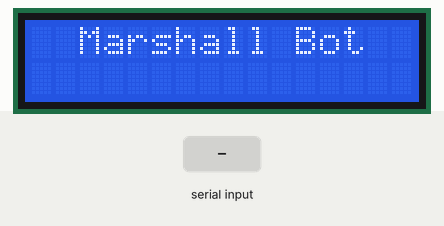
Simulated run of this sketch. Board: Arduino Uno, built with avr-gcc and run on an emulated ATmega328P. Shown: 16×2 character LCD. Inputs (shaded band) come from the test bench. What the sketch prints to the serial monitor is not drawn.

Above: at 2.2 s.
2.3 s: "1\n" received over Serial
At 3.5 s:
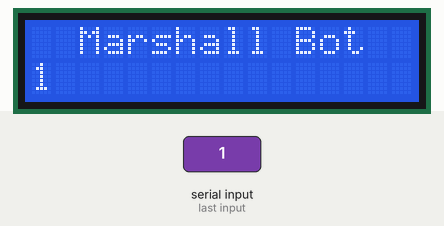
3.8 s: byte 10 ('\n') received over Serial
At 4.8 s:
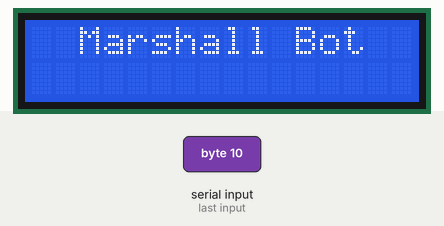
5.3 s: "0\n" received over Serial
At 6.0 s:
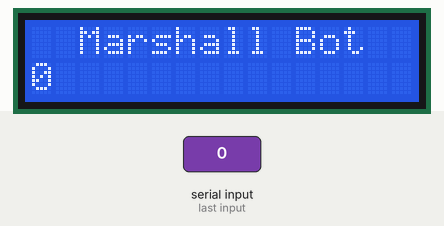
Timing chart, 0 to 8.3 s (numbered marks = the images above; inputs shaded):
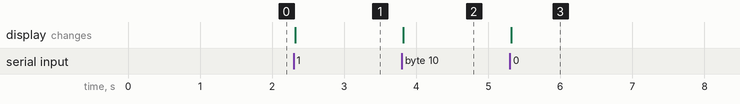

Measured:
- after the input at 2.3 s, the display: changes at once (image 1)
- after the input at 3.8 s, the display: changes at once (image 2)
- after the input at 5.3 s, the display: changes at once (image 3)

The sketch:

Marshall_Bot_Rx_HC12.ino
```cpp
#include <SPI.h>
#include <LiquidCrystal_I2C.h>

LiquidCrystal_I2C lcd(0x27, 16, 2); // set the LCD address to 0x27 for a 16 chars and 2 line display

String inputString = "";         // a String to hold incoming data
boolean stringComplete = false;  // whether the string is complete

void setup() {
  // Open serial communications and wait for port to open:
  Serial.begin(9600);

  lcd.init();   // iInit the LCD for 16 chars 2 lines
  lcd.backlight();   // Turn on the backligt (try lcd.noBaklight() to turn it off)
  lcd.setCursor(0, 0); //First line
  lcd.print("  Marshall Bot  ");
  delay(1000);
}

void loop() {
  if (stringComplete) {
    Serial.println(inputString);
    lcd.setCursor(0, 0);
    lcd.print("  Marshall Bot  ");
    lcd.setCursor(0, 1);
    lcd.print(inputString);
    // clear the string:
    inputString = "";
    stringComplete = false;
  }
}

void serialEvent() {
  while (Serial.available()) {
    // get the new byte:
    char inChar = (char)Serial.read();
    // add it to the inputString:
    inputString += inChar;
    // if the incoming character is a newline, set a flag so the main loop can
    // do something about it:
    if (inChar == '\n') {
      stringComplete = true;
    }
  }
}
```
